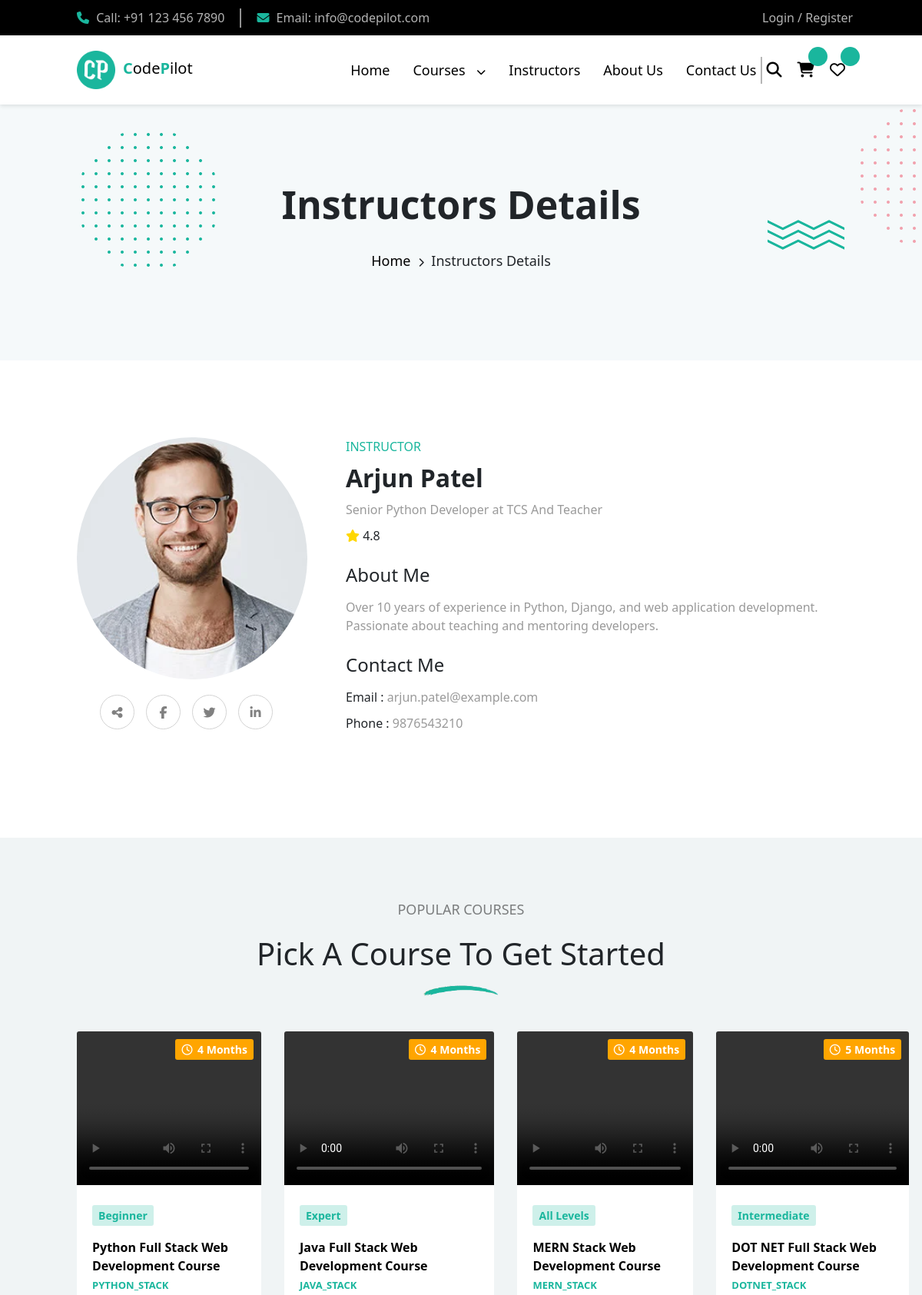
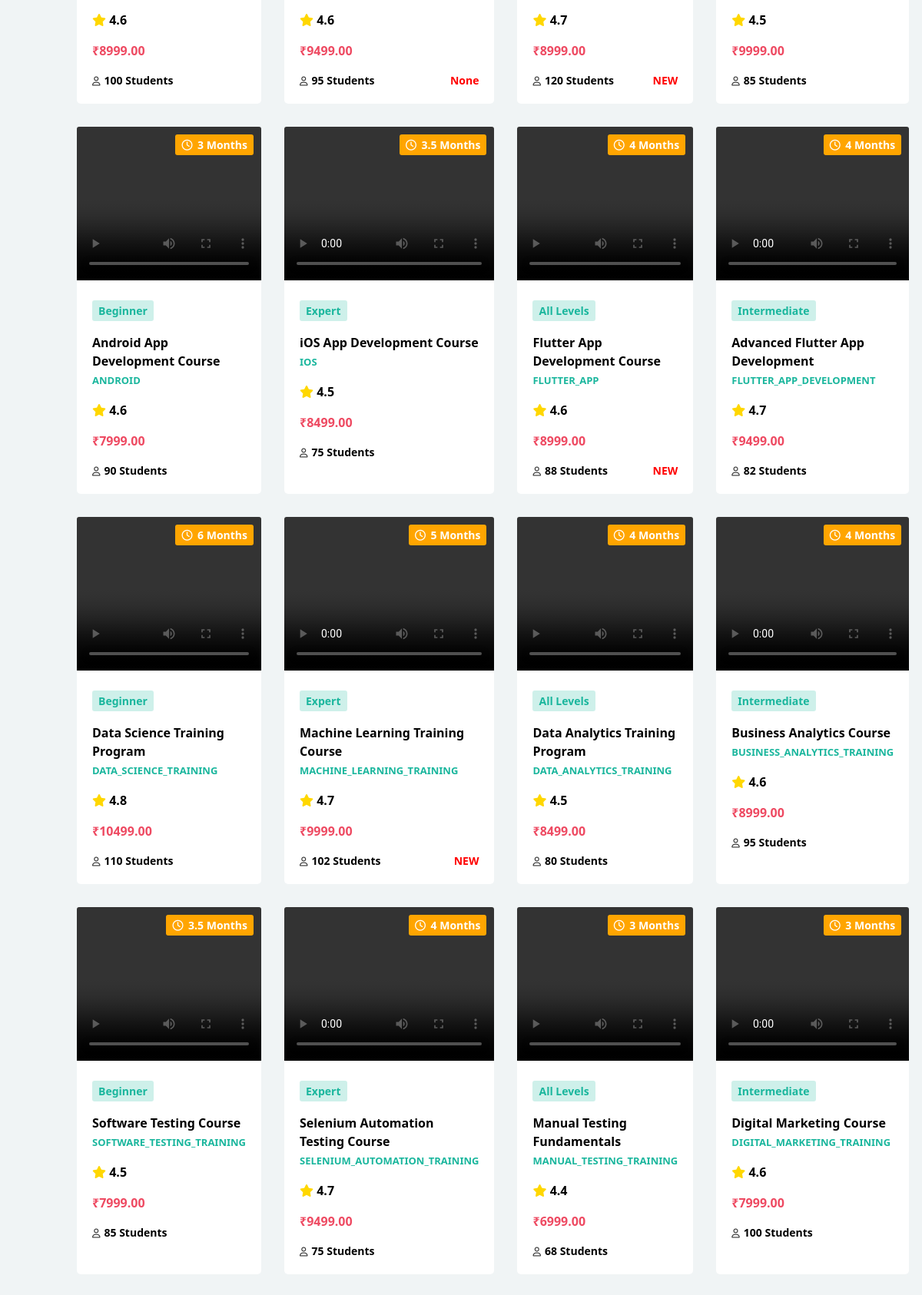
The page /instructor/1/ (upper part) on the database its author committed (2 pictures, top to bottom).
### code_pilot_app/models.py (models this page shows, shortened)
class Instructor(models.Model):
    name = models.CharField(max_length=100)
    profession = models.CharField(max_length=200)
    about = models.TextField()
    email = models.EmailField(unique=True)
    phone_no = models.CharField(max_length=15)
    rating = models.FloatField()
    profile_image = models.ImageField(upload_to='instructors/', null=True, blank=True)

class Course(models.Model):
    CATEGORY_CHOICES = [
        ('full_stack', 'Full Stack Development'),
        ('mobile_app', 'Mobile App Development'),
        ('data_science', 'Data Science'),
        ('data_analytics', 'Data Analytics'),
        ('software_testing', 'Software Testing'),
        ('digital_marketing', 'Digital Marketing'),
        ('ux_ui', 'UX/UI Design'),
        ('cyber_security', 'Cyber Security'),
    ]
    SUBCATEGORY_CHOICES = [
        ('mern_stack', 'MERN Stack'),
        ('python_stack', 'Python Stack'),
        ('java_stack', 'Java Stack'),
        ('dotnet_stack', 'DotNet Stack'),
        ('android', 'Android'),
        ('ios', 'iOS'),
        ('flutter_app', 'Flutter App'),
        ('flutter_app_development', 'Flutter App Development'),
        ('data_science_training', 'Data Science Training'),
        ('machine_learning_training', 'Machine Learning Training'),
        ('data_analytics_training', 'Data Analytics Training'),
        ('business_analytics_training', 'Business Analytics Training'),
        ('software_testing_training', 'Software Testing Training'),
        ('selenium_automation_training', 'Selenium Automation Training'),
        ('manual_testing_training', 'Manual Testing Training'),
        ('digital_marketing_training', 'Digital Marketing Training'),
        ('ux_ui_training', 'UX-UI Training'),
        ('ethical_hacking_training', 'Ethical Hacking Training'),
    ]
    course_name = models.CharField(max_length=200)
    short_description = models.TextField()
    long_description = models.TextField()
    category = models.CharField(max_length=50, choices=CATEGORY_CHOICES)
    subcategory = models.CharField(max_length=50, choices=SUBCATEGORY_CHOICES, blank=True, null=True)
    learning_outcomes = models.TextField()
    price = models.DecimalField(max_digits=10, decimal_places=2)
    instructor = models.ForeignKey(Instructor, on_delete=models.CASCADE, related_name='courses', null=True, blank=True)
    duration = models.CharField(max_length=50)
    students_enrolled = models.PositiveIntegerField()
    language = models.CharField(max_length=50)
    certification = models.CharField(max_length=100)
    rating = models.FloatField()
    promo_video = models.FileField(upload_to='course_videos/', blank=True, null=True)  # FileField for manual upload
    technologies_covered = models.TextField()
    old_price = models.DecimalField(max_digits=10, decimal_places=2)
    discount_percent = models.PositiveIntegerField()
    badge = models.CharField(max_length=50, blank=True, null=True)
    level = models.CharField(max_length=50, blank=True, null=True)  # e.g., Beginner, Intermediate, Advanced
    lessons_count = models.PositiveIntegerField(default=0)

### code_pilot_app/views.py (the view)
# urls.py: path('instructor/<int:instructor_id>/', views.instructor_detail, name='instructor_detail'),
def instructor_detail(request, instructor_id):
    instructor = get_object_or_404(Instructor, id=instructor_id)
    return render(request, 'instructor_detail.html', {'instructor': instructor})

### code_pilot_app/context_processors.py (called while the page is built)
def cart_total_processor(request):
    if request.user.is_authenticated:
        cart_items = Cart.objects.filter(user=request.user)
        total = sum(item.course.price for item in cart_items)
        return {'cart_total': total}
    return {'cart_total': 0}

def global_data(request):
    return {
        'courses': Course.objects.all()[:4],
        'instructors': Instructor.objects.all()[:4],
        'allcourses': Course.objects.all(),
    }

### templates/instructor_detail.html (shortened to what this page needs)
{% extends "base.html" %}
{% load static %}
{% block body %}
<section class="contact-sec1">
    <div class="contact-relative-div">
        <h1>Instructors Details</h1>
        <p><a href="{% url 'index' %}">Home</a> <i class="fa-solid fa-chevron-right"></i> Instructors Details</p>
        <div class="contact-absu1 follow-cursor"><img src="{% static 'image/hbg1.png' %}" alt="img"></div>
        <div class="contact-absu2 follow-cursor"><img src="{% static 'image/hbg4.png' %}" alt="img"></div>
        <div class="contact-absu3 follow-cursor"><img src="{% static 'image/hbg5.png' %}" alt="img"></div>
    </div>
</section>
<section class="instructor-section" data-aos="fade-up" data-aos-duration="1000">
<div class="instructor-flex-div">
    <div class="instructor-div1">
        <img src="{{instructor.profile_image.url}}" alt="">
        <div class="contact-icons-div">
                <div><i class="fa-solid fa-share-nodes"></i></div>
                <div><i class="fa-brands fa-facebook-f"></i></div>
                <div><i class="fa-brands fa-twitter"></i></div>
                <div><i class="fa-brands fa-linkedin-in"></i></i></div>
            </div>
    </div>
    <div class="instructor-div2">
        <p style="color: #1ab69d; font-size: 16px !important;">INSTRUCTOR</p>
        <h2>{{instructor.name}}</h2>
        <p><span>{{instructor.profession}} And Teacher</span></p>
        <p>  <i class="fa-solid fa-star gold"></i> {{instructor.rating}}</p>
        <h4>About Me</h4>
        <p><span>{{instructor.about}}</span></p>
        <h4>Contact Me</h4>
        <p>Email : <span>{{instructor.email}}</span> </p>
        <p>Phone : <span>{{instructor.phone_no}} </span></p>
    </div>
</div>
</section>
<section class="home-sec4" data-aos="fade-up" data-aos-duration="1000">
    <div class="text-box">
        <p>popular courses</p>
        <h1>Pick A Course To Get Started</h1>
        <img src="{% static 'image/span-imgs.png' %}" alt="" class="design-span">
    </div>
    <div class="courses-container">
        {% for course in allcourses %}
        <div class="courses-maindiv">
            <a href="{% url 'course_detail' course.id %}" style="text-decoration: none; color: black;">
                <video width="100%" height="200" controls
                    style="border-top-left-radius: 3px;border-top-right-radius:3px;">
                    <source src="{{ course.promo_video.url }}" type="video/mp4" />
                </video>
                <div class="courses-child">
                    <div class="child-absdiv">
                        <p><i class="fa-regular fa-clock"></i> {{ course.duration }}</p>
                    </div>
                    <p class="courses-level">{{ course.level }}</p>
                    <p class="courses-name">{{ course.course_name }} <br> <span>{{ course.subcategory }}</span></p>
                    <p><i class="fa-solid fa-star" style="color: gold;"></i> {{ course.rating }}</p>
                    <p class="courses-price">₹{{ course.price }}</p>
                    <div class="child-flex">
                        <p class="courses-student"><i class="fa-regular fa-user"></i>{{ course.students_enrolled }}
                            Students
                        </p>
                        <p class="courses-badge">{{ course.badge }}</p>
                    </div>
                </div>
            </a>
        </div>
        {% empty %}
        <p>No courses available.</p>
        {% endfor %}
    </div>
</section>
{% endblock %}

### static/css/style.css (style rules this page uses)
* { margin: 0; padding: 0; box-sizing: border-box; }
section { padding: 20px 100px; }
.text-box { text-align: center; }
.text-box p { color: rgba(0, 0, 0, 0.491); font-size: 18px; text-transform: uppercase; }
.design-span { width: 100px; margin-bottom: 20px; }
.home-sec4 { background-color: #f0f4f5; padding: 80px 100px; }
.home-sec4 .text-box p { margin-bottom: 20px !important; text-transform: uppercase; }
.courses-container { display: grid; grid-template-columns: repeat(4, 1fr); gap: 30px; width: 100%; }
.courses-maindiv { position: relative; background-color: white; border-radius: 5px; font-weight: 600; height: inherit; color: black !important; }
.courses-child { padding: 20px; }
.child-absdiv { position: absolute; top: 10px; right: 10px; background-color: orange; color: white; padding: 3px 8px; font-size: 14px; border-radius: 3px; }
.child-absdiv p { margin: 0px !important; }
.child-absdiv p i { margin-right: 3px; }
.courses-level { background-color: #1ab69c36; width: fit-content; padding: 3px 8px; color: #1ab69d; font-size: 14px; border-radius: 3px; }
.courses-name span { text-transform: uppercase; color: #1ab69d; font-size: 13px; }
.courses-price { color: #ee4a62; }
.child-flex { display: flex; align-items: center; justify-content: space-between; }
.courses-student { font-size: 14px; color: black; margin: 0px; }
.courses-student i { margin-right: 5px; font-size: 12px; color: rgba(0, 0, 0, 0.797); }
.courses-badge { color: red; font-size: 14px; font-weight: 800; margin: 0px; }
.follow-cursor { position: absolute; transition: transform 0.2s ease-out; will-change: transform; }
.contact-sec1 { padding: 100px; background-color: #f5f9fa; text-align: center; overflow: hidden; }
.contact-relative-div { position: relative; }
.contact-relative-div h1 { margin-bottom: 30px; font-size: 50px; font-weight: 700; }
.contact-relative-div p { font-size: 18px; font-weight: 500; }
.contact-relative-div a { color: black !important; text-decoration: none; }
.contact-relative-div i { margin: 0px 5px; font-size: 12px !important; }
.contact-absu1, .contact-absu2, .contact-absu3 { position: absolute; }
.contact-absu1 { bottom: 0px; }
.contact-absu2 { right: -200px; top: -100px; }
.contact-absu3 { right: 0px; top: 50px; }
.contact-icons-div { display: flex; }
.contact-icons-div div { width: 45px; height: 45px; border: 1px solid lightgray; border-radius: 50%; text-align: center; align-content: center; margin: 20px 15px 0px 0px; color: gray; justify-content: unset !important; }
.gold { color: gold !important; }
.instructor-section { padding: 100px; }
.instructor-flex-div { display: flex; justify-content: space-between; flex-wrap: wrap; }
.instructor-div1 { width: 30%; }
.instructor-div1 img { width: 100%; height: 75%; border-radius: 50%; object-fit: cover; }
.instructor-div1 .contact-icons-div { justify-content: center; }
.instructor-div2 { width: 65%; }
.instructor-div2 h2 { font-weight: 700; margin-bottom: 10px; }
.instructor-div2 p { font-size: 16px; font-weight: 500; margin-bottom: 10px; }
.instructor-div2 p span { color: rgba(0, 0, 0, 0.401); }
.instructor-div2 h4 { margin: 25px 0px 15px; }

### rows shown on the page
Instructor: profile_image (picture), name "Arjun Patel", profession "Senior Python Developer at TCS", rating "4.8", about "Over 10 years of experience in Python, Django, and web application development. Passionate about teaching and mentoring developers.", email "arjun.patel@example.com", phone_no "9876543210"
Course: duration "4 Months", level "Beginner", course_name "Python Full Stack Web Development Course", subcategory "PYTHON_STACK", rating "4.6", price "8999.00", students_enrolled "100"
Course: duration "4 Months", level "Expert", course_name "Java Full Stack Web Development Course", subcategory "JAVA_STACK", rating "4.6", price "9499.00", students_enrolled "95", badge "None"
Course: duration "4 Months", level "All Levels", course_name "MERN Stack Web Development Course", subcategory "MERN_STACK", rating "4.7", price "8999.00", students_enrolled "120", badge "NEW"
Course: duration "5 Months", level "Intermediate", course_name "DOT NET Full Stack Web Development Course", subcategory "DOTNET_STACK", rating "4.5", price "9999.00", students_enrolled "85"
Course: duration "3 Months", level "Beginner", course_name "Android App Development Course", subcategory "ANDROID", rating "4.6", price "7999.00", students_enrolled "90"
Course: duration "3.5 Months", level "Expert", course_name "iOS App Development Course", subcategory "IOS", rating "4.5", price "8499.00", students_enrolled "75"
Course: duration "4 Months", level "All Levels", course_name "Flutter App Development Course", subcategory "FLUTTER_APP", rating "4.6", price "8999.00", students_enrolled "88", badge "NEW"
Course: duration "4 Months", level "Intermediate", course_name "Advanced Flutter App Development", subcategory "FLUTTER_APP_DEVELOPMENT", rating "4.7", price "9499.00", students_enrolled "82"
Course: duration "6 Months", level "Beginner", course_name "Data Science Training Program", subcategory "DATA_SCIENCE_TRAINING", rating "4.8", price "10499.00", students_enrolled "110"
Course: duration "5 Months", level "Expert", course_name "Machine Learning Training Course", subcategory "MACHINE_LEARNING_TRAINING", rating "4.7", price "9999.00", students_enrolled "102", badge "NEW"
Course: duration "4 Months", level "All Levels", course_name "Data Analytics Training Program", subcategory "DATA_ANALYTICS_TRAINING", rating "4.5", price "8499.00", students_enrolled "80"
Course: duration "4 Months", level "Intermediate", course_name "Business Analytics Course", subcategory "BUSINESS_ANALYTICS_TRAINING", rating "4.6", price "8999.00", students_enrolled "95"
Course: duration "3.5 Months", level "Beginner", course_name "Software Testing Course", subcategory "SOFTWARE_TESTING_TRAINING", rating "4.5", price "7999.00", students_enrolled "85"
Course: duration "4 Months", level "Expert", course_name "Selenium Automation Testing Course", subcategory "SELENIUM_AUTOMATION_TRAINING", rating "4.7", price "9499.00", students_enrolled "75"
Course: duration "3 Months", level "All Levels", course_name "Manual Testing Fundamentals", subcategory "MANUAL_TESTING_TRAINING", rating "4.4", price "6999.00", students_enrolled "68"
Course: duration "3 Months", level "Intermediate", course_name "Digital Marketing Course", subcategory "DIGITAL_MARKETING_TRAINING", rating "4.6", price "7999.00", students_enrolled "100"
